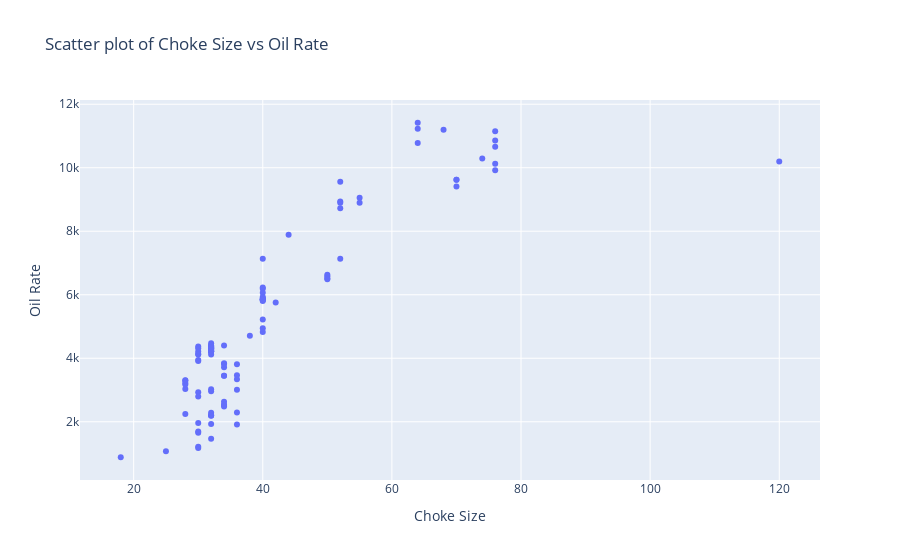

Source (notebook cell):
### Code cell
# Create a scatter plot
trace = go.Scatter(x=df_well3['Choke_well_3'], y=df_well3['Oil_Rate_well_3'], mode='markers')

# Create layout
layout = go.Layout(
    title='Scatter plot of Choke Size vs Oil Rate',
    xaxis=dict(title='Choke Size'),
    yaxis=dict(title='Oil Rate'),
)

fig = go.Figure(data=[trace], layout=layout)

fig.show()

### Figure 1 — Plotly figure (JSON) as saved in the notebook; plotly's stock layout.template omitted (floating-point values rounded to 4 significant figures; data arrays with more than 128 entries replaced by an {"elided": "..."} marker saying what was removed)
{"data": [{"mode": "markers", "type": "scatter", "x": {"elided": "178 int values"}, "y": {"elided": "178 float values"}}], "layout": {"title": {"text": "Scatter plot of Choke Size vs Oil Rate"}, "xaxis": {"title": {"text": "Choke Size"}}, "yaxis": {"title": {"text": "Oil Rate"}}}}
